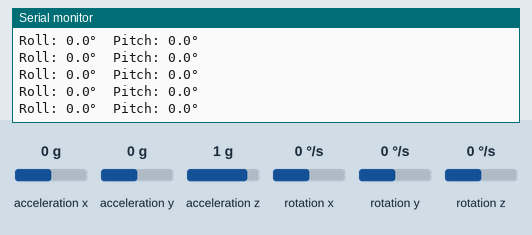
Bench run of a program on a simulated ESP32-S3. Shown: the last lines printed to the serial monitor. Wiring (inferred from the names in the program): MPU-6050 motion sensor at I2C address 0x68. The inputs (shaded band) are chosen by the test bench; at power-on: acceleration x 0 g, acceleration y 0 g, acceleration z 1 g, rotation x 0 °/s, rotation y 0 °/s, rotation z 0 °/s.

Above: at 5.9 s.
6.0 s: acceleration x set to -1.4 g
At 6.6 s:
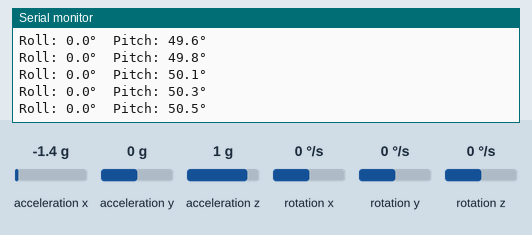
7.5 s: acceleration y set to -1.4 g
At 8.2 s:
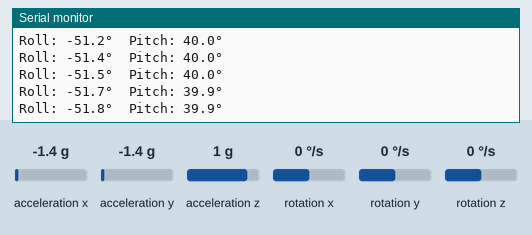
9.0 s: acceleration z set to -1.4 g
At 9.8 s:
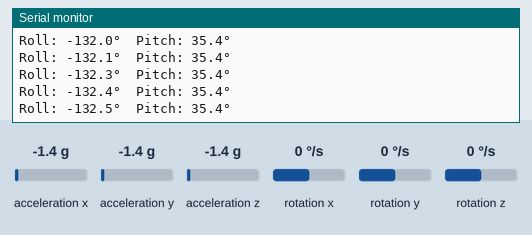
10.5 s: acceleration z set to 0.8 g
At 11.4 s:
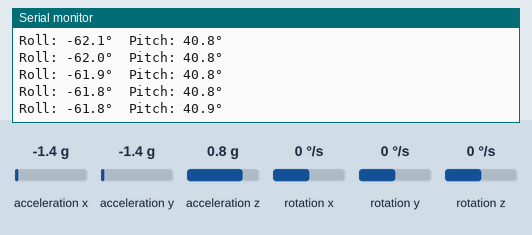
13.5 s: rotation x set to -192 °/s
At 14.5 s:
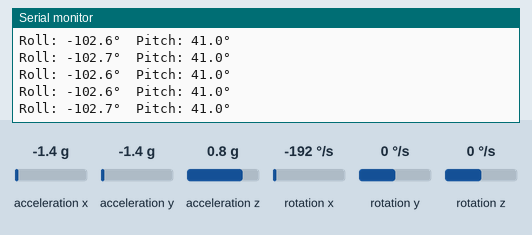
Timing chart, 0 to 16.0 s (numbered marks = the images above; inputs shaded):
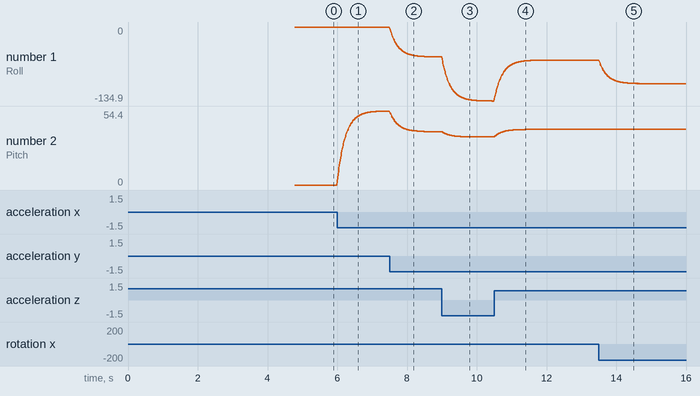

The program:

main.cpp
```cpp
#include <Arduino.h>
#include "MPU6050.h"

MPU6050 imu(5, 6);

void setup()
{
  Serial.begin(115200);
  if (!imu.begin())
  {
    Serial.println("FEHLER: MPU-6050 nicht gefunden!");
    while (1)
      ;
  }
  Serial.println("Kalibrierung – Board flach hinlegen!");
  delay(3000);
  Serial.println("Messe...");
  imu.calibrate(500);
  Serial.println("Fertig!");
}

void loop()
{
  imu.update();

  Serial.print("Roll: ");
  Serial.print(imu.getRoll(), 1);
  Serial.print("°  Pitch: ");
  Serial.print(imu.getPitch(), 1);
  Serial.println("°");

  delay(10);
}
```

MPU6050.h
```cpp
#pragma once
#include <Wire.h>
#include <math.h>

class MPU6050
{
public:
    // Konstruktor
    MPU6050(uint8_t sdaPin = 5, uint8_t sclPin = 6);

    // Öffentliche Methoden
    bool begin();
    void update();

    float getRoll() const { return _roll; }
    float getPitch() const { return _pitch; }
    float getGyroX() const { return _gx; }
    float getGyroY() const { return _gy; }
    float getGyroZ() const { return _gz; }

    void calibrate(uint16_t samples = 500);

private:
    // I2C Pins
    uint8_t _sda, _scl;

    // Rohdaten
    float _ax, _ay, _az;
    float _gx, _gy, _gz;

    // Winkel
    float _roll = 0;
    float _pitch = 0;

    // Timing
    unsigned long _letzteZeit = 0;

    // Konstanten
    static constexpr uint8_t ADDR = 0x68;
    static constexpr float ACCEL_SCALE = 1.0f / 16384.0f;
    static constexpr float GYRO_SCALE = 1.0f / 131.0f;
    static constexpr float ALPHA = 0.95f;

    // Private Hilfsmethode
    void leseRohdaten();

    float _offAx = 0, _offAy = 0, _offAz = 0;
    float _offGx = 0, _offGy = 0;
};
```

MPU6050.cpp
```cpp
#include <Arduino.h>
#include "MPU6050.h"

MPU6050::MPU6050(uint8_t sdaPin, uint8_t sclPin)
    : _sda(sdaPin), _scl(sclPin) {}

bool MPU6050::begin()
{
    Wire.begin(_sda, _scl);

    Wire.beginTransmission(ADDR);
    Wire.write(0x6B);
    Wire.write(0x00);
    if (Wire.endTransmission() != 0)
        return false;

    _letzteZeit = millis();
    return true;
}

void MPU6050::leseRohdaten()
{
    Wire.beginTransmission(ADDR);
    Wire.write(0x3B);
    Wire.endTransmission(false);
    Wire.requestFrom(ADDR, (uint8_t)14);

    int16_t ax = Wire.read() << 8 | Wire.read();
    int16_t ay = Wire.read() << 8 | Wire.read();
    int16_t az = Wire.read() << 8 | Wire.read();
    Wire.read(); Wire.read(); // Temperatur
    int16_t gx = Wire.read() << 8 | Wire.read();
    int16_t gy = Wire.read() << 8 | Wire.read();
    Wire.read(); Wire.read(); // gz

    // Skalieren + Offsets abziehen → in Klassenvariablen speichern
    _ax = ax * ACCEL_SCALE - _offAx;
    _ay = ay * ACCEL_SCALE - _offAy;
    _az = az * ACCEL_SCALE - _offAz;
    _gx = gx * GYRO_SCALE  - _offGx;
    _gy = gy * GYRO_SCALE  - _offGy;
}

void MPU6050::calibrate(uint16_t samples)
{
    double sumAx = 0, sumAy = 0, sumAz = 0;
    double sumGx = 0, sumGy = 0;

    for (uint16_t i = 0; i < samples; i++)
    {
        Wire.beginTransmission(ADDR);
        Wire.write(0x3B);
        Wire.endTransmission(false);
        Wire.requestFrom(ADDR, (uint8_t)14);

        int16_t ax = Wire.read() << 8 | Wire.read();
        int16_t ay = Wire.read() << 8 | Wire.read();
        int16_t az = Wire.read() << 8 | Wire.read();
        Wire.read(); Wire.read();
        int16_t gx = Wire.read() << 8 | Wire.read();
        int16_t gy = Wire.read() << 8 | Wire.read();
        Wire.read(); Wire.read();

        sumAx += ax * ACCEL_SCALE;
        sumAy += ay * ACCEL_SCALE;
        sumAz += az * ACCEL_SCALE;
        sumGx += gx * GYRO_SCALE;
        sumGy += gy * GYRO_SCALE;

        delay(2);
    }

    _offAx = sumAx / samples;
    _offAy = sumAy / samples;
    _offAz = sumAz / samples - 1.0f; // Schwerkraft abziehen
    _offGx = sumGx / samples;
    _offGy = sumGy / samples;

    Serial.print("Offset aX="); Serial.print(_offAx, 4);
    Serial.print(" aY="); Serial.print(_offAy, 4);
    Serial.print(" aZ="); Serial.print(_offAz, 4);
    Serial.print(" gX="); Serial.print(_offGx, 4);
    Serial.print(" gY="); Serial.println(_offGy, 4);
}

void MPU6050::update()
{
    leseRohdaten();

    unsigned long jetzt = millis();
    float dt = (jetzt - _letzteZeit) / 1000.0f;
    _letzteZeit = jetzt;

    if (dt <= 0.0f || dt > 0.5f)
        dt = 0.01f;

    float rollAcc  = atan2f(_ay, _az) * 180.0f / M_PI;
    float pitchAcc = atan2f(-_ax, sqrtf(_ay * _ay + _az * _az)) * 180.0f / M_PI;

    _roll  = ALPHA * (_roll  + _gx * dt) + (1.0f - ALPHA) * rollAcc;
    _pitch = ALPHA * (_pitch + _gy * dt) + (1.0f - ALPHA) * pitchAcc;
}
```

Measured:
- after the input at 6.0 s, the serial monitor: prints a new line at once (image 1)
- plotted number 2: 0 → 54.4 after the input at 6.0 s
